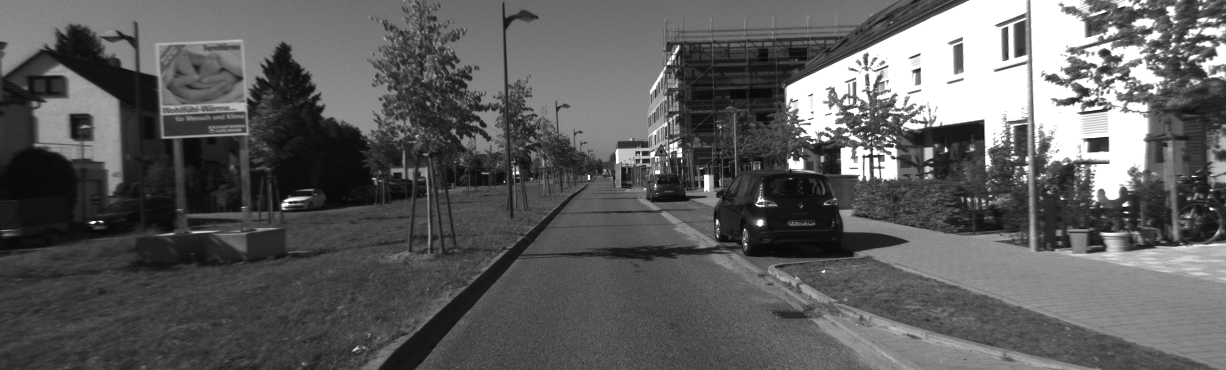
#> input picture Proyecto_Final/KITTI_sequence_2/image_l/000000.png, 1226 x 370 px; its folder holds 4 pictures in this run
$ python visual_odometry.py
#> lines starting #> are read from the running program, lines starting #| are printed output that depends on the picture
### Proyecto_Final/lib/visualization/video.py
import cv2
import numpy as np

from lib.visualization.image import put_text, draw_matches

def play_trip(l_frames, r_frames=None, lat_lon=None, timestamps=None, color_mode=False, waite_time=100, win_name="Trip"):
    l_r_mode = r_frames is not None

    if not l_r_mode:
        r_frames = [None]*len(l_frames)

    frame_count = 0
    for i, frame_step in enumerate(zip(l_frames, r_frames)):
        img_l, img_r = frame_step

        if not color_mode:
            img_l = cv2.cvtColor(img_l, cv2.COLOR_GRAY2BGR)
            if img_r is not None:
                img_r = cv2.cvtColor(img_r, cv2.COLOR_GRAY2BGR)


        if img_r is not None:
            img_l = put_text(img_l, "top_center", "Left")
            img_r = put_text(img_r, "top_center", "Right")
            show_image = np.vstack([img_l, img_r])
        else:
            show_image = img_l
        show_image = put_text(show_image, "top_left", "Press ESC to stop")
        show_image = put_text(show_image, "top_right", f"Frame: {frame_count}/{len(l_frames)}")

        if timestamps is not None:
            time = timestamps[i]
            show_image = put_text(show_image, "bottom_right", f"{time}")


        if lat_lon is not None:
            lat, lon = lat_lon[i]
            show_image = put_text(show_image, "bottom_left", f"{lat}, {lon}")

        cv2.imshow(win_name, show_image)

        key = cv2.waitKey(waite_time)
        if key == 27:  # ESC
            break
        frame_count += 1
    cv2.destroyWindow(win_name)


# [8 lines left out: function draw_matches_frame, not called in this run]

### Proyecto_Final/lib/visualization/image.py
import cv2
import numpy as np


def put_text(image, org, text, color=(0, 0, 255), fontScale=0.7, thickness=1, font=cv2.FONT_HERSHEY_SIMPLEX):
    if not isinstance(org, tuple):
        (label_width, label_height), baseline = cv2.getTextSize(text, font, fontScale, thickness)
        org_w = 0
        org_h = 0

        h, w, *_ = image.shape

        place_h, place_w = org.split("_")

        if place_h == "top":
            org_h = label_height
        elif place_h == "bottom":
            org_h = h
        elif place_h == "center":
            org_h = h // 2 + label_height // 2

        if place_w == "left":
            org_w = 0
        elif place_w == "right":
            org_w = w - label_width
        elif place_w == "center":
            org_w = w // 2 - label_width // 2

        org = (org_w, org_h)

    image = cv2.putText(image, text, org, font,
                        fontScale, color, thickness, cv2.LINE_AA)
    return image


# [84 lines left out: functions draw_matches, show_images, draw_face_boxs, create_face_collage, choose_face, not called in this run]

### Proyecto_Final/visual_odometry.py
import os
import numpy as np
import cv2

from lib.visualization import plotting
from lib.visualization.video import play_trip

from tqdm import tqdm


class VisualOdometry():
    def __init__(self, data_dir):
        self.K, self.P = self._load_calib(os.path.join(data_dir, 'calib.txt'))
        #self.K, self.P = self._load_calib('D:\Python\Python_Vision\Proyecto_Final\KITTI_sequence_2\calib.txt')
        self.gt_poses = self._load_poses(os.path.join(data_dir,"poses.txt"))
        self.images = self._load_images(os.path.join(data_dir,"image_l"))
        self.orb = cv2.ORB_create(100)
        FLANN_INDEX_LSH = 6
        index_params = dict(algorithm=FLANN_INDEX_LSH, table_number=6, key_size=12, multi_probe_level=1)
        search_params = dict(checks=50)
        self.flann = cv2.FlannBasedMatcher(indexParams=index_params, searchParams=search_params)

    @staticmethod
    def _load_calib(filepath):
        """
        Loads the calibration of the camera
        Parameters
        ----------
        filepath (str): The file path to the camera file

        Returns
        -------
        K (ndarray): Intrinsic parameters
        P (ndarray): Projection matrix
        """
#> called with filepath = 'KITTI_sequence_2/calib.txt'
        with open(filepath, 'r') as f:
#> (reads Proyecto_Final/KITTI_sequence_2/calib.txt from the repository)
            params = np.fromstring(f.readline(), dtype=np.float64, sep=' ')
            P = np.reshape(params, (3, 4))
            K = P[0:3, 0:3]
        return K, P

    @staticmethod
    def _load_poses(filepath):
        """
        Loads the GT poses

        Parameters
        ----------
        filepath (str): The file path to the poses file

        Returns
        -------
        poses (ndarray): The GT poses
        """
#> called with filepath = 'KITTI_sequence_2/poses.txt'
        poses = []
        with open(filepath, 'r') as f:
#> (reads Proyecto_Final/KITTI_sequence_2/poses.txt from the repository)
            for line in f.readlines():
                T = np.fromstring(line, dtype=np.float64, sep=' ')
                T = T.reshape(3, 4)
                T = np.vstack((T, [0, 0, 0, 1]))
                poses.append(T)
        return poses

    @staticmethod
    def _load_images(filepath):
        """
        Loads the images

        Parameters
        ----------
        filepath (str): The file path to image dir

        Returns
        -------
        images (list): grayscale images
        """
#> called with filepath = 'KITTI_sequence_2/image_l'
        image_paths = [os.path.join(filepath, file) for file in sorted(os.listdir(filepath))]
        return [cv2.imread(path, cv2.IMREAD_GRAYSCALE) for path in image_paths]
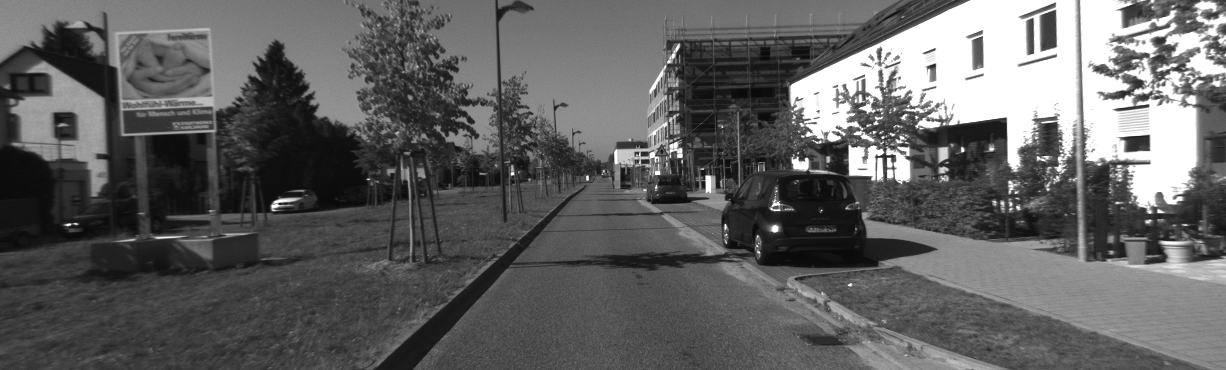
#> input picture Proyecto_Final/KITTI_sequence_2/image_l/000001.png, 1226 x 370 px
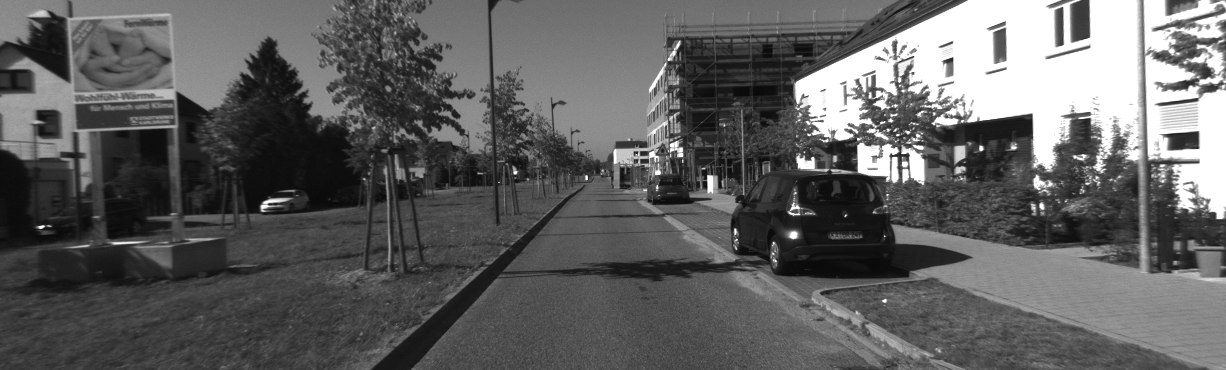
#> input picture Proyecto_Final/KITTI_sequence_2/image_l/000002.png, 1226 x 370 px
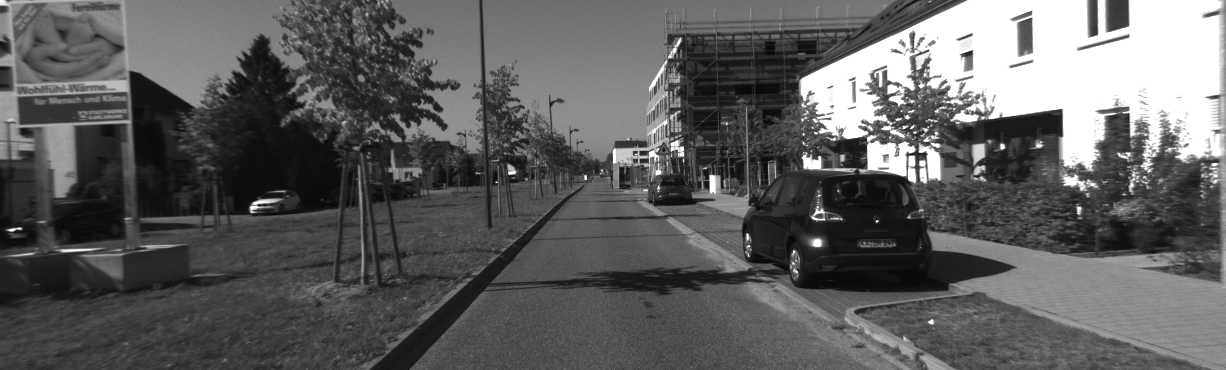
#> input picture Proyecto_Final/KITTI_sequence_2/image_l/000003.png, 1226 x 370 px

    @staticmethod
    def _form_transf(R, t):
        """
        Makes a transformation matrix from the given rotation matrix and translation vector

        Parameters
        ----------
        R (ndarray): The rotation matrix
        t (list): The translation vector

        Returns
        -------
        T (ndarray): The transformation matrix
        """
        T = np.eye(4, dtype=np.float64)
        T[:3, :3] = R
        T[:3, 3] = t
        return T

    def get_matches(self, i):
        """
        This function detect and compute keypoints and descriptors from the i-1'th and i'th image using the class orb object

        Parameters
        ----------
        i (int): The current frame

        Returns
        -------
        q1 (ndarray): The good keypoints matches position in i-1'th image
        q2 (ndarray): The good keypoints matches position in i'th image
        """
        # Find the keypoints and descriptors with ORB
        kp1, des1 = self.orb.detectAndCompute(self.images[i - 1], None)
        kp2, des2 = self.orb.detectAndCompute(self.images[i], None)
        # Find matches
        matches = self.flann.knnMatch(des1, des2, k=2)

        # Find the matches there do not have a to high distance
        good = []
        try:
            for m, n in matches:
                if m.distance < 0.8 * n.distance:
                    good.append(m)
        except ValueError:
            pass

        draw_params = dict(matchColor = -1, # draw matches in green color
                 singlePointColor = None,
                 matchesMask = None, # draw only inliers
                 flags = 2)

        img3 = cv2.drawMatches(self.images[i], kp1, self.images[i-1],kp2, good ,None,**draw_params)
        cv2.imshow("image", img3)
        cv2.waitKey(200)

        # Get the image points form the good matches
        q1 = np.float32([kp1[m.queryIdx].pt for m in good])
        q2 = np.float32([kp2[m.trainIdx].pt for m in good])
        return q1, q2

    def get_pose(self, q1, q2):
        """
        Calculates the transformation matrix

        Parameters
        ----------
        q1 (ndarray): The good keypoints matches position in i-1'th image
        q2 (ndarray): The good keypoints matches position in i'th image

        Returns
        -------
        transformation_matrix (ndarray): The transformation matrix
        """
        # Essential matrix
        E, _ = cv2.findEssentialMat(q1, q2, self.K, threshold=1)

        # Decompose the Essential matrix into R and t
        R, t = self.decomp_essential_mat(E, q1, q2)

        # Get transformation matrix
        transformation_matrix = self._form_transf(R, np.squeeze(t))
        return transformation_matrix

    def decomp_essential_mat(self, E, q1, q2):
        """
        Decompose the Essential matrix

        Parameters
        ----------
        E (ndarray): Essential matrix
        q1 (ndarray): The good keypoints matches position in i-1'th image
        q2 (ndarray): The good keypoints matches position in i'th image

        Returns
        -------
        right_pair (list): Contains the rotation matrix and translation vector
        """
        def sum_z_cal_relative_scale(R, t):
            # Get the transformation matrix
            T = self._form_transf(R, t)
            # Make the projection matrix
            P = np.matmul(np.concatenate((self.K, np.zeros((3, 1))), axis=1), T)

            # Triangulate the 3D points
            hom_Q1 = cv2.triangulatePoints(self.P, P, q1.T, q2.T)
            # Also seen from cam 2
            hom_Q2 = np.matmul(T, hom_Q1)

            # Un-homogenize
            uhom_Q1 = hom_Q1[:3, :] / hom_Q1[3, :]
            uhom_Q2 = hom_Q2[:3, :] / hom_Q2[3, :]

            # Find the number of points there has positive z coordinate in both cameras
            sum_of_pos_z_Q1 = sum(uhom_Q1[2, :] > 0)
            sum_of_pos_z_Q2 = sum(uhom_Q2[2, :] > 0)

            # Form point pairs and calculate the relative scale
            relative_scale = np.mean(np.linalg.norm(uhom_Q1.T[:-1] - uhom_Q1.T[1:], axis=-1)/
                                     np.linalg.norm(uhom_Q2.T[:-1] - uhom_Q2.T[1:], axis=-1))
            return sum_of_pos_z_Q1 + sum_of_pos_z_Q2, relative_scale

        # Decompose the essential matrix
        R1, R2, t = cv2.decomposeEssentialMat(E)
        t = np.squeeze(t)

        # Make a list of the different possible pairs
        pairs = [[R1, t], [R1, -t], [R2, t], [R2, -t]]

        # Check which solution there is the right one
        z_sums = []
        relative_scales = []
        for R, t in pairs:
            z_sum, scale = sum_z_cal_relative_scale(R, t)
            z_sums.append(z_sum)
            relative_scales.append(scale)

        # Select the pair there has the most points with positive z coordinate
        right_pair_idx = np.argmax(z_sums)
        right_pair = pairs[right_pair_idx]
        relative_scale = relative_scales[right_pair_idx]
        R1, t = right_pair
        t = t * relative_scale

        return [R1, t]


def main():
    data_dir = r'KITTI_sequence_2'  # Try KITTI_sequence_2 too
    #data_dir = r'D:\Python\Python_Vision\Proyecto_Final\KITTI_sequence_2'
    vo = VisualOdometry(data_dir)

    play_trip(vo.images)  # Comment out to not play the trip
#> in play_trip, `r_frames = [None]*len(l_frames)`: r_frames = 4 items
#> the loop in play_trip, `for i, frame_step in enumerate(zip(l_frames, r_frames)):` made 1 pass; (key Esc is pressed on pass 1)
#> pass 1, in put_text (call 2), `image = cv2.putText(image, text, org, font, fontScale, color, thicknes..`:
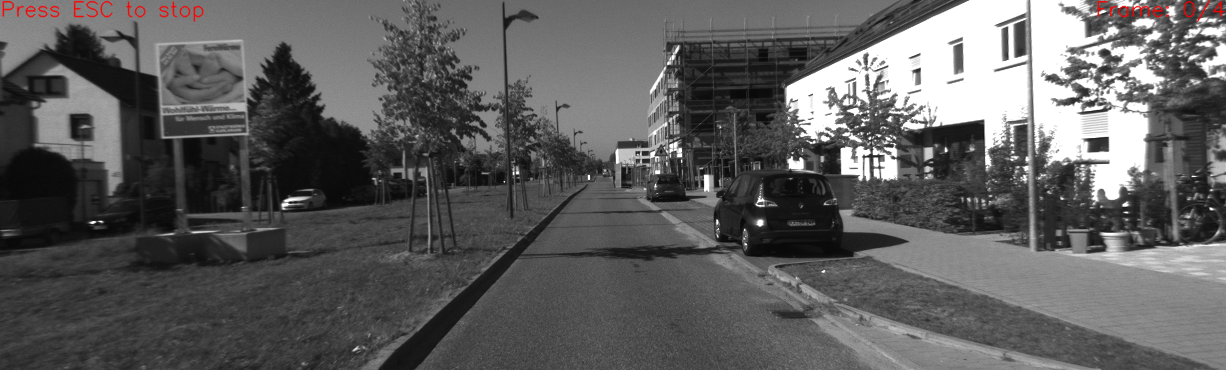
#> image: shape (370, 1226, 3); mean B, G, R 93.2, 93.2, 93.7
#> after the loop in play_trip, `for i, frame_step in enumerate(zip(l_frames, r_frames)):`: frame_count = 0

    gt_path = []
    estimated_path = []
    for i, gt_pose in enumerate(tqdm(vo.gt_poses, unit="pose")):
        if i == 0:
            cur_pose = gt_pose
        else:
            q1, q2 = vo.get_matches(i)
            transf = vo.get_pose(q1, q2)
            cur_pose = np.matmul(cur_pose, np.linalg.inv(transf))
        gt_path.append((gt_pose[0, 3], gt_pose[2, 3]))
        estimated_path.append((cur_pose[0, 3], cur_pose[2, 3]))
#> this loop made 3 passes
#> matches in get_matches on pass 2: 100 matches
#> (matches in get_matches, q1, q2) on pass 3: (100 matches, [[273, 210], [587, 177], [881, 159], [876, 156]], [[885, 177], [586, 177], [874, 104], [890.4, 154.8]])
#> pass 2, in get_matches, `img3 = cv2.drawMatches(self.images[i], kp1, self.images[i-1],kp2, good..`:
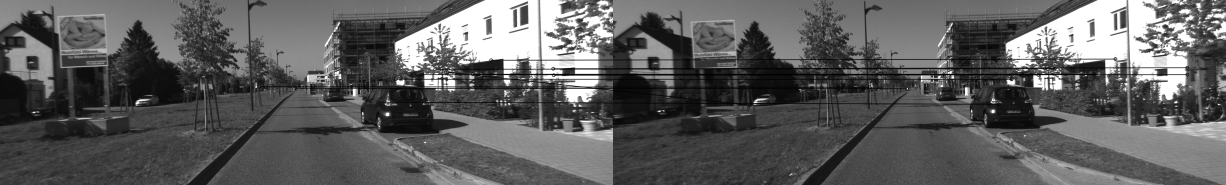
#> img3: shape (370, 2452, 3) (shown at 1/2 size); min 0, max 255, mean 93.5
#> pass 3, in get_matches (call 2), `img3 = cv2.drawMatches(self.images[i], kp1, self.images[i-1],kp2, good..`:
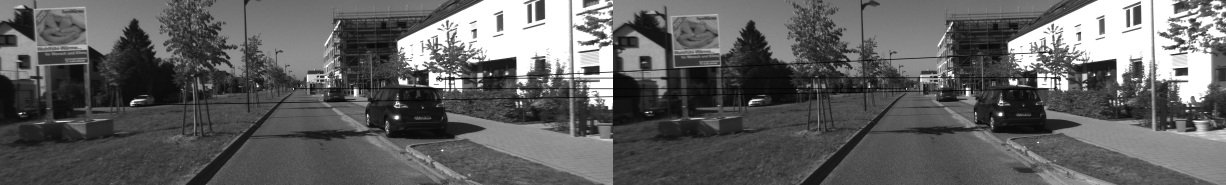
#> img3: shape (370, 2452, 3) (shown at 1/2 size); min 1, max 255, mean 95.8
#> after the loop, estimated_path = [(0, 2.22e-16), (-0.0891, 0.996)]; gt_path = [(0, 2.22e-16), (-0.014, 1.2)]
    plotting.visualize_paths(gt_path, estimated_path, "Visual Odometry", file_out=os.path.basename(data_dir) + ".html")


if __name__ == "__main__":
#> (the run stopped early here; a loop or call above may not have finished)
